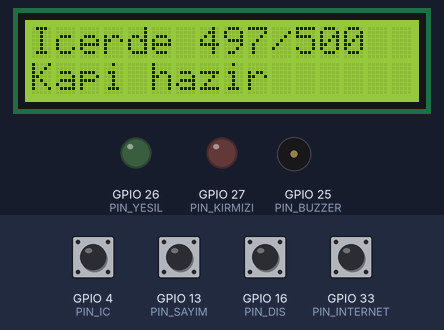
Bench run of a sketch on a simulated ESP32. Parts: 16×2 character LCD, output pins drawn as LEDs (lit = HIGH), buzzer (waves = sounding). The inputs (shaded band) are chosen by the test bench; at power-on: GPIO 4 (PIN_IC), GPIO 13 (PIN_SAYIM), GPIO 16 (PIN_DIS), GPIO 33 (PIN_INTERNET) HIGH. WiFi joins after 1.5 s; servers stay silent unless stated; the local clock reads 2024-03-15 10:24:30 at power-on unless the sketch sets it; no MQTT or app messages arrive unless stated; what the sketch prints to the serial monitor is not drawn.

Above: at 2.2 s.
2.3 s: GPIO 13 (PIN_SAYIM) pulled LOW for 0.15 s
At 3.9 s:
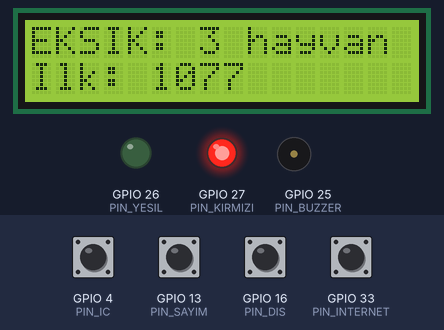
5.4 s: GPIO 4 (PIN_IC) pulled LOW for 0.15 s
At 7.1 s:
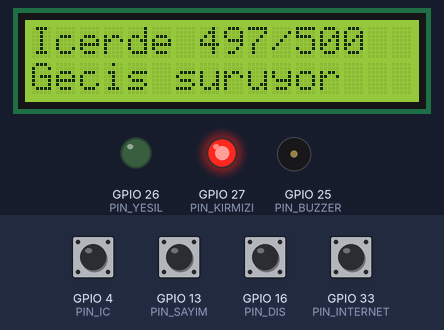
7.4 s: GPIO 16 (PIN_DIS) pulled LOW for 0.15 s
At 8.3 s:
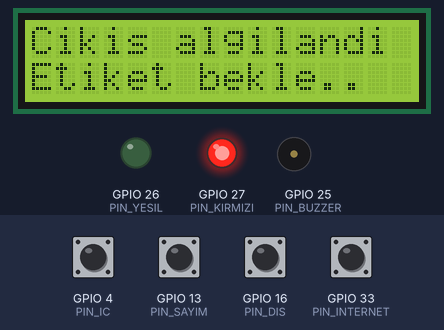
10.5 s: GPIO 33 (PIN_INTERNET) pulled LOW for 0.15 s
At 11.9 s:
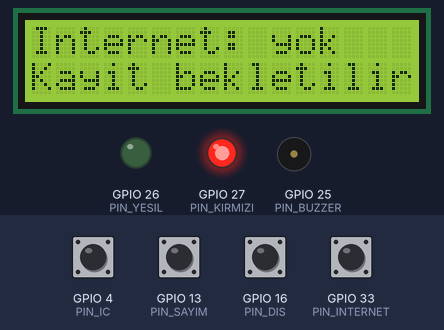
13.6 s: GPIO 33 (PIN_INTERNET) pulled LOW for 1 s
At 14.2 s:
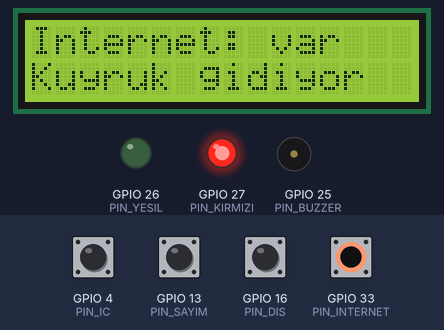
17.6 s: GPIO 16 (PIN_DIS) pulled LOW for 1 s
At 18.8 s:
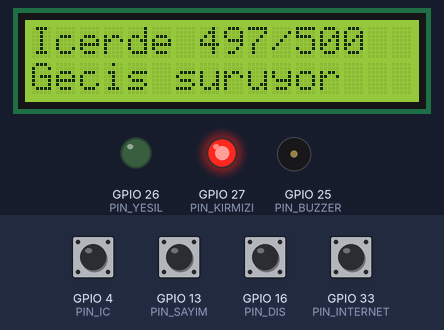
Timing chart, 0 to 24.0 s (numbered marks = the images above; inputs shaded):
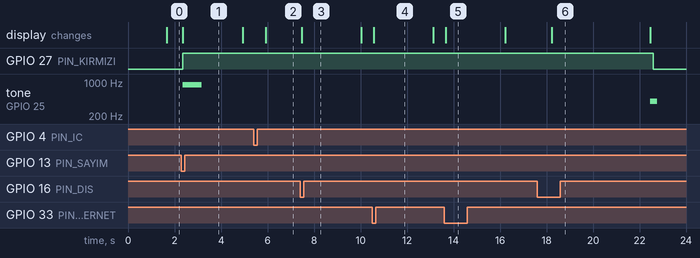

The sketch:

sketch.ino
```cpp
/*
 * Ağıl kapısı okuyucu (ESP32)
 * BIS505 Dönem Projesi · Ahmet ATAGÜL
 *
 * Tek sıra geçişli koridordan geçen hayvanın LED kimlik etiketinin kızılötesi kodunu okur,
 * giriş ve çıkışı sayar, akşam sayımında eksik hayvanları listeler ve kayıtları MQTT ile
 * sis düğümüne gönderir (mimarideki ② ve ⑥ akışları). Bağlantı yokken kayıtları sıra
 * numarasıyla bekletir, bağlantı gelince gönderir.
 *
 * Yön, koridorun iki ucundaki ışık bariyerlerinden bulunur: önce dış (mera tarafı) sonra iç
 * (ağıl tarafı) bariyer kesilirse GİRİŞ, tersi ÇIKIŞ. Etiket okuması ile geçiş birbirini 15 s bekler;
 * etiketsiz geçiş (etiket düşmüş, pili bitmiş) uyarı verir.
 *
 * Wokwi'de bir geçiş: "Dış bariyer" düğmesi -> kızılötesi alıcıya tıklayıp NEC adres/komut girin
 * -> "İç bariyer" düğmesi. Etiket no = adres x 256 + komut (örnek: 1318 -> adres 5, komut 38).
 * Güç: ağıldaki enerji biriminden (güneş paneli + akü) 5 V.
 *
 * Bağlantılar:
 *   IR alıcı DAT -> GPIO15      LCD (I2C) SDA -> GPIO21, SCL -> GPIO22
 *   Yeşil LED  -> GPIO26        Kırmızı LED -> GPIO27      Buzzer -> GPIO25
 *   Dış bariyer -> GPIO16      İç bariyer -> GPIO4
 *   "Sayımı kapat" düğmesi -> GPIO13      "İnternet aç/kapat" düğmesi -> GPIO33
 */
#include <WiFi.h>
#include <PubSubClient.h>
#include <IRremote.hpp>
#include <LiquidCrystal_I2C.h>
#include <time.h>
#include "kapi_sayim.h"

// ---------- ayarlar ----------
const char* WIFI_AG   = "Wokwi-GUEST";
const char* WIFI_SIFRE = "";
const char* BROKER    = "test.mosquitto.org";   // gösterim için genel broker; sahada sabit sis düğümündeki yerel broker
const uint16_t BROKER_PORT = 1883;
const char* KONU_KAPI  = "bis505-suru/agil1/kapi";
const char* KONU_SAYIM = "bis505-suru/agil1/sayim";
const char* KONU_DURUM = "bis505-suru/agil1/okuyucu";

const uint8_t PIN_IR = 15, PIN_YESIL = 26, PIN_KIRMIZI = 27, PIN_BUZZER = 25;
const uint8_t PIN_DIS = 16, PIN_IC = 4, PIN_SAYIM = 13, PIN_INTERNET = 33;

// Gösterim senaryosu: akşam dönüşü, üç hayvan henüz ağıla girmedi
const uint16_t DEMO_DISARIDA[] = { 1077, 1318, 1402 };

// ---------- nesneler ----------
LiquidCrystal_I2C lcd(0x27, 16, 2);
WiFiClient agIstemcisi;
PubSubClient mqtt(agIstemcisi);
kapi::Sayim sayim;
kapi::YonBulucu yonBulucu;

// Etiket okuması ile bariyer geçişi birbirini en çok PENCERE_MS bekler (hangisi önce gelirse)
const uint32_t PENCERE_MS = kapi::YonBulucu::PENCERE_MS;
uint16_t bekleyenNo = 0;     uint32_t bekleyenNoT = 0;
bool bekleyenGecis = false;  kapi::Yon bekleyenYon = kapi::GIRIS;  uint32_t bekleyenGecisT = 0;
uint16_t sonKayitNo = 0;     uint32_t sonKayitT = 0;   // etiketin aynı yayındaki 2. ve 3. çerçevesi için

bool internetAcik = true;        // "İnternet aç/kapat" düğmesiyle kesinti taklit edilir
uint32_t sonBaglantiDenemesi = 0;
uint32_t ekranDonus = 0;

// ---------- yardımcılar ----------
// Okumanın olay zamanı (NTP saati varsa); gönderim gecikse de olay zamanı korunur
String zamanDamgasi(uint32_t olayMs) {
  time_t simdi; time(&simdi);
  if (simdi < 1700000000) return String("");              // saat henüz alınmadı
  time_t olay = simdi - (time_t)((millis() - olayMs) / 1000);
  struct tm t; localtime_r(&olay, &t);
  char b[32];
  strftime(b, sizeof b, "%Y-%m-%dT%H:%M:%S+03:00", &t);
  return String(b);
}

void satir(uint8_t r, const char* s) {     // ekranı silmeden 16 karakterlik satır yaz
  char b[17];
  snprintf(b, sizeof b, "%-16s", s);
  lcd.setCursor(0, r);
  lcd.print(b);
}

void ekranOzet() {
  char s1[17], s2[17];
  snprintf(s1, sizeof s1, "Icerde %u/%u", sayim.icerde(), kapi::SURU);
  if (sayim.bekleyen()) snprintf(s2, sizeof s2, "Kuyruk %u%s", sayim.bekleyen(), internetAcik ? "" : " (yok)");
  else snprintf(s2, sizeof s2, "%s", yonBulucu.yarimGecis(millis()) ? "Gecis suruyor" : "Kapi hazir");
  satir(0, s1); satir(1, s2);
}

void ekranMesaj(const char* s1, const char* s2) {
  satir(0, s1); satir(1, s2);
  ekranDonus = millis() + 2500;
}

void isaret(bool iyi) {
  digitalWrite(iyi ? PIN_YESIL : PIN_KIRMIZI, HIGH);
  tone(PIN_BUZZER, iyi ? 2000 : 400, iyi ? 60 : 300);
  delay(120);
  digitalWrite(PIN_YESIL, LOW);
  digitalWrite(PIN_KIRMIZI, LOW);
}

bool baglan() {
  if (!internetAcik) return false;
  if (WiFi.status() != WL_CONNECTED) return false;
  if (mqtt.connected()) return true;
  if (millis() - sonBaglantiDenemesi < 5000) return false;      // 5 s'de bir dene
  sonBaglantiDenemesi = millis();
  String id = "agil1-okuyucu-" + String((uint32_t)ESP.getEfuseMac(), HEX);
  Serial.print("MQTT baglantisi... ");
  if (mqtt.connect(id.c_str(), KONU_DURUM, 0, true, "{\"durum\":\"kopuk\"}")) {
    Serial.println("tamam");
    mqtt.publish(KONU_DURUM, "{\"durum\":\"bagli\"}", true);
    return true;
  }
  Serial.printf("olmadi (kod %d)\n", mqtt.state());
  return false;
}

// kuyruktaki kayıtları sırayla gönder; gönderilemeyen kuyrukta kalır
void kuyruguGonder() {
  if (!baglan()) return;
  kapi::Kayit k;
  uint8_t tur = 0;
  while (sayim.ilkKayit(k) && tur++ < 20) {
    char b[160];
    snprintf(b, sizeof b, "{\"sira\":%lu,\"etiket\":%u,\"yon\":\"%s\",\"t\":\"%s\",\"t_ms\":%lu,\"icerde\":%u}",
             (unsigned long)k.sira, k.etiket, k.yon ? "giris" : "cikis", zamanDamgasi(k.zamanMs).c_str(),
             (unsigned long)k.zamanMs, sayim.icerde());
    if (!mqtt.publish(KONU_KAPI, b)) break;
    Serial.printf("Gonderildi: %s\n", b);
    sayim.ilkiSil();
  }
}

void sayimiKapat() {
  static uint16_t liste[kapi::SURU];
  uint16_t n = sayim.eksikler(liste, kapi::SURU);
  Serial.printf("\n=== Aksam sayimi: %u/%u icerde, %u eksik ===\n", sayim.icerde(), kapi::SURU, n);
  String json = "{\"icerde\":" + String(sayim.icerde()) + ",\"toplam\":" + String(kapi::SURU) + ",\"eksik\":[";
  for (uint16_t i = 0; i < n && i < 40; i++) {
    Serial.printf("  Eksik: LED %u\n", liste[i]);
    json += (i ? "," : "") + String(liste[i]);
  }
  json += "],\"t\":\"" + zamanDamgasi(millis()) + "\"}";
  char s2[17];
  if (n) {
    snprintf(s2, sizeof s2, "Ilk: %u", liste[0]);
    char s1[17]; snprintf(s1, sizeof s1, "EKSIK: %u hayvan", n);
    ekranMesaj(s1, s2);
    tone(PIN_BUZZER, 880, 800);
    digitalWrite(PIN_KIRMIZI, HIGH);
  } else {
    ekranMesaj("Sayim tamam", "Eksik yok");
    digitalWrite(PIN_KIRMIZI, LOW);
  }
  if (baglan()) mqtt.publish(KONU_SAYIM, json.c_str());
  else Serial.println("Sayim sonucu baglanti gelince gonderilecek (sis dugumu tamponu).");
}

// basit düğme okuma (düşen kenar)
bool basildi(uint8_t pin, bool& onceki) {
  bool simdi = digitalRead(pin) == LOW;
  bool kenar = simdi && !onceki;
  onceki = simdi;
  if (kenar) delay(30);
  return kenar;
}

// ---------- kurulum ----------
void setup() {
  Serial.begin(115200);
  pinMode(PIN_YESIL, OUTPUT);
  pinMode(PIN_KIRMIZI, OUTPUT);
  pinMode(PIN_DIS, INPUT_PULLUP);
  pinMode(PIN_IC, INPUT_PULLUP);
  pinMode(PIN_SAYIM, INPUT_PULLUP);
  pinMode(PIN_INTERNET, INPUT_PULLUP);

  lcd.init();
  lcd.backlight();
  ekranMesaj("Agil kapisi", "okuyucu basliyor");

  sayim.yeniGun();
  for (uint16_t no : DEMO_DISARIDA) sayim.disaridaIsaretle(no);

  IrReceiver.begin(PIN_IR, DISABLE_LED_FEEDBACK);

  WiFi.begin(WIFI_AG, WIFI_SIFRE, 6);
  mqtt.setServer(BROKER, BROKER_PORT);
  mqtt.setBufferSize(1024);                 // sayım iletisindeki eksik listesi için
  mqtt.setKeepAlive(60);                    // Wokwi gerçek zamanın ~%50'sinde koşunca broker bağlantıyı düşürmesin
  configTime(3 * 3600, 0, "pool.ntp.org");

  Serial.println("\nAgil kapisi okuyucu hazir.");
  Serial.println("Gecis: Dis bariyer -> kizilotesi aliciya kod -> Ic bariyer = GIRIS (tersi CIKIS).");
  Serial.println("Disarida bekleyen hayvanlar: 1077 (adres 4, komut 53), 1318 (adres 5, komut 38), 1402 (adres 5, komut 122)");
  ekranDonus = millis() + 1500;
}

// Eşleşen okuma + geçişi sayıma işler
void kaydet(uint16_t no, kapi::Yon yon, uint32_t t) {
  sonKayitNo = no; sonKayitT = t;
  kapi::Sonuc r = sayim.oku(no, yon, t);
  char s1[17], s2[17];
  switch (r) {
    case kapi::KAYDEDILDI:
      snprintf(s1, sizeof s1, "LED %u %s", no, yon ? "GIRIS" : "CIKIS");
      snprintf(s2, sizeof s2, "Icerde %u/%u", sayim.icerde(), kapi::SURU);
      Serial.printf("%s  -> %s\n", s1, s2);
      ekranMesaj(s1, s2); isaret(true);
      break;
    case kapi::TEKRAR_OKUMA:
      Serial.printf("LED %u: ayni gecisin tekrari, sayilmadi\n", no);
      break;
    case kapi::DURUM_AYNI:
      snprintf(s1, sizeof s1, "LED %u", no);
      ekranMesaj(s1, yon ? "Zaten icerde" : "Zaten disarida"); isaret(false);
      Serial.printf("LED %u: %s\n", no, yon ? "zaten icerde" : "zaten disarida");
      break;
    case kapi::TANIMSIZ:
      snprintf(s2, sizeof s2, "Kod %u", no);
      ekranMesaj("Tanimsiz etiket", s2); isaret(false);
      Serial.printf("Tanimsiz kod %u (surude yok)\n", no);
      break;
  }
}

// Kızılötesi alıcı bir etiket numarası okudu
void etiketOkundu(uint16_t no) {
  uint32_t t = millis();
  if (no == sonKayitNo && t - sonKayitT < kapi::TEKRAR_MS) return;     // aynı yayının tekrar çerçevesi
  if (bekleyenGecis && t - bekleyenGecisT <= PENCERE_MS) {            // geçiş önce algılanmıştı
    bekleyenGecis = false;
    kaydet(no, bekleyenYon, bekleyenGecisT);
    return;
  }
  if (no == bekleyenNo && t - bekleyenNoT < kapi::TEKRAR_MS) return;
  bekleyenNo = no; bekleyenNoT = t;
  char s1[17]; snprintf(s1, sizeof s1, "LED %u okundu", no);
  ekranMesaj(s1, "Bariyer bekle..");
  Serial.printf("LED %u okundu, bariyer gecisi bekleniyor\n", no);
}

// Bir ışık bariyeri kesildi
void bariyerKesildi(kapi::Bariyer b) {
  uint32_t t = millis();
  kapi::Yon yon;
  if (!yonBulucu.kesildi(b, t, yon)) {
    Serial.printf("%s bariyer kesildi\n", b == kapi::DIS ? "Dis" : "Ic");
    return;
  }
  Serial.printf("Gecis tamamlandi: %s\n", yon ? "GIRIS" : "CIKIS");
  if (bekleyenNo && t - bekleyenNoT <= PENCERE_MS) {                 // etiket önce okunmuştu
    uint16_t no = bekleyenNo; bekleyenNo = 0;
    kaydet(no, yon, t);
  } else {
    bekleyenGecis = true; bekleyenYon = yon; bekleyenGecisT = t;
    ekranMesaj(yon ? "Giris algilandi" : "Cikis algilandi", "Etiket bekle..");
  }
}

// ---------- ana döngü ----------
void loop() {
  static bool oSayim = false, oInternet = false, oDis = false, oIc = false;

  if (IrReceiver.decode()) {
    IRData& d = IrReceiver.decodedIRData;
    bool tekrar = d.flags & IRDATA_FLAGS_IS_REPEAT;
    if (d.protocol == NEC && !tekrar) etiketOkundu((uint16_t)((d.address & 0xFF) << 8) | (d.command & 0xFF));
    IrReceiver.resume();
  }

  if (basildi(PIN_DIS, oDis)) bariyerKesildi(kapi::DIS);
  if (basildi(PIN_IC, oIc)) bariyerKesildi(kapi::IC);

  // süresi dolan yarım eşleşmeler
  uint32_t simdi = millis();
  if (bekleyenGecis && simdi - bekleyenGecisT > PENCERE_MS) {
    bekleyenGecis = false;
    Serial.println("UYARI: etiketsiz gecis (etiket dusmus ya da pili bitmis olabilir)");
    ekranMesaj("Etiketsiz gecis!", "Etiketi kontrol");
    isaret(false);
  }
  if (bekleyenNo && simdi - bekleyenNoT > PENCERE_MS) {
    Serial.printf("LED %u okundu ama gecis tamamlanmadi (hayvan geri dondu)\n", bekleyenNo);
    bekleyenNo = 0;
  }

  if (basildi(PIN_SAYIM, oSayim)) sayimiKapat();
  if (basildi(PIN_INTERNET, oInternet)) {
    internetAcik = !internetAcik;
    if (!internetAcik && mqtt.connected()) mqtt.disconnect();
    Serial.println(internetAcik ? "Internet geri geldi: kuyruk gonderiliyor" : "Internet kesildi: kayitlar kuyrukta bekleyecek");
    ekranMesaj(internetAcik ? "Internet: var" : "Internet: yok", internetAcik ? "Kuyruk gidiyor" : "Kayit bekletilir");
  }

  kuyruguGonder();
  if (mqtt.connected()) mqtt.loop();

  // nabız: okuyucunun ayakta olduğunu 10 s'de bir sis düğümüne bildirir (yerel ağ, WAN'a çıkmaz)
  static uint32_t sonNabiz = 0;
  if (mqtt.connected() && millis() - sonNabiz > 10000) {
    sonNabiz = millis();
    char b[96];
    snprintf(b, sizeof b, "{\"durum\":\"bagli\",\"icerde\":%u,\"bekleyen\":%u}", sayim.icerde(), sayim.bekleyen());
    mqtt.publish(KONU_DURUM, b, true);
  }

  if (ekranDonus && millis() > ekranDonus) { ekranDonus = 0; ekranOzet(); }
  static uint32_t sonOzet = 0;
  if (!ekranDonus && millis() - sonOzet > 1000) { sonOzet = millis(); ekranOzet(); }
}
```

kapi_sayim.h
```cpp
// Ağıl kapısı sayım mantığı (donanımdan bağımsız; bilgisayarda birim testiyle denenebilir)
// BIS505 Dönem Projesi · Ahmet ATAGÜL
#pragma once
#include <stdint.h>
#include <string.h>

namespace kapi {

const uint16_t ILK_NO = 1000;          // sürü listesi: 1000-1499 numaralı etiketler
const uint16_t SURU = 500;
const uint32_t TEKRAR_MS = 3000;       // etiket kapıdan geçerken kodunu birkaç kez yayar; 3 s içindeki tekrar sayılmaz
const uint16_t KUYRUK = 512;           // bağlantı yokken bekleyen kayıt sayısı (bir günlük kapı geçişinin yarısı)

enum Yon : uint8_t { CIKIS = 0, GIRIS = 1 };
enum Sonuc : uint8_t { KAYDEDILDI = 0, TEKRAR_OKUMA, TANIMSIZ, DURUM_AYNI };

struct Kayit {
  uint32_t sira;       // sıra numarası: bulutta tekrar gelen kaydı elemek için
  uint16_t etiket;
  uint8_t  yon;
  uint32_t zamanMs;
};

class Sayim {
 public:
  void yeniGun() {                        // sabah: tüm sürü ağılda
    memset(icerde_, 0xFF, sizeof icerde_);
    icerdeSay_ = SURU;
    sonEtiket_ = 0; sonZaman_ = 0;
  }
  void disaridaIsaretle(uint16_t no) {    // demo için: akşam dönüşünde henüz girmemiş hayvanlar
    if (!gecerli(no)) return;
    uint16_t i = no - ILK_NO;
    if (icerdeMi(i)) { temizle(i); icerdeSay_--; }
  }
  bool gecerli(uint16_t no) const { return no >= ILK_NO && no < ILK_NO + SURU; }

  Sonuc oku(uint16_t no, Yon yon, uint32_t simdiMs) {
    if (!gecerli(no)) return TANIMSIZ;
    if (no == sonEtiket_ && simdiMs - sonZaman_ < TEKRAR_MS) { sonZaman_ = simdiMs; return TEKRAR_OKUMA; }
    sonEtiket_ = no; sonZaman_ = simdiMs;
    uint16_t i = no - ILK_NO;
    bool ic = icerdeMi(i);
    if (yon == GIRIS) { if (ic) return DURUM_AYNI; ayarla(i); icerdeSay_++; }
    else              { if (!ic) return DURUM_AYNI; temizle(i); icerdeSay_--; }
    kuyrugaEkle(no, yon, simdiMs);
    return KAYDEDILDI;
  }

  uint16_t icerde() const { return icerdeSay_; }
  uint16_t disarida() const { return SURU - icerdeSay_; }

  // ağılda olmayan etiketler (en fazla max tane)
  uint16_t eksikler(uint16_t* out, uint16_t max) const {
    uint16_t n = 0;
    for (uint16_t i = 0; i < SURU && n < max; i++) if (!icerdeMi(i)) out[n++] = ILK_NO + i;
    return n;
  }

  // buluta/broker'a gönderilecek kayıtlar (önce giren önce çıkar)
  uint16_t bekleyen() const { return adet_; }
  bool ilkKayit(Kayit& k) const { if (!adet_) return false; k = kuyruk_[bas_]; return true; }
  void ilkiSil() { if (adet_) { bas_ = (bas_ + 1) % KUYRUK; adet_--; } }
  uint32_t kayipKayit() const { return tasan_; }

 private:
  uint8_t icerde_[(SURU + 7) / 8];
  uint16_t icerdeSay_ = 0;
  uint16_t sonEtiket_ = 0;
  uint32_t sonZaman_ = 0;
  uint32_t sira_ = 0;
  Kayit kuyruk_[KUYRUK];
  uint16_t bas_ = 0, adet_ = 0;
  uint32_t tasan_ = 0;

  bool icerdeMi(uint16_t i) const { return (icerde_[i >> 3] >> (i & 7)) & 1; }
  void ayarla(uint16_t i) { icerde_[i >> 3] |= (uint8_t)(1u << (i & 7)); }
  void temizle(uint16_t i) { icerde_[i >> 3] &= (uint8_t)~(1u << (i & 7)); }
  void kuyrugaEkle(uint16_t no, Yon yon, uint32_t t) {
    if (adet_ == KUYRUK) { ilkiSil(); tasan_++; }      // kuyruk dolarsa en eski kayıt düşer ve sayılır
    uint16_t son = (bas_ + adet_) % KUYRUK;
    kuyruk_[son] = Kayit{ ++sira_, no, (uint8_t)yon, t };
    adet_++;
  }
};

// Geçiş yönü: koridorun iki ucunda birer ışık bariyeri vardır (dış: mera tarafı, iç: ağıl tarafı).
// Hayvan önce dış sonra iç bariyeri keserse GİRİŞ, tersi ÇIKIŞ. Sabah/akşam bilgisine gerek kalmaz;
// gün ortasında geri dönen ya da kapıdan dönüp çıkan hayvan da doğru sayılır.
enum Bariyer : uint8_t { DIS = 0, IC = 1 };

class YonBulucu {
 public:
  static const uint32_t PENCERE_MS = 15000;   // iki bariyer arası en uzun süre (yavaş yürüyen hayvan)
  // Bir bariyer kesildi. Geçiş tamamlandıysa true döner ve yönü yazar.
  bool kesildi(Bariyer b, uint32_t t, Yon& yon) {
    if (ilkVar_ && b != ilk_ && t - ilkT_ <= PENCERE_MS) {
      yon = (ilk_ == DIS) ? GIRIS : CIKIS;
      ilkVar_ = false;
      return true;
    }
    ilk_ = b; ilkT_ = t; ilkVar_ = true;      // ilk bariyer (ya da aynı bariyer yeniden: hayvan geri döndü)
    return false;
  }
  bool yarimGecis(uint32_t t) const { return ilkVar_ && t - ilkT_ <= PENCERE_MS; }

 private:
  Bariyer ilk_ = DIS;
  uint32_t ilkT_ = 0;
  bool ilkVar_ = false;
};

}  // namespace kapi
```

Measured:
- after the input at 2.3 s, GPIO 27 (PIN_KIRMIZI): LOW → HIGH after 0.06 s; tone on GPIO 25 (PIN_BUZZER): silent → 880 Hz after 0.06 s, → silent 0.80 s later; the display: changes after 0.07 s (image 1)
- after the input at 5.4 s, the display: changes after 0.53 s (image 2)
- after the input at 7.4 s, the display: changes after 0.06 s (image 3)
- after the input at 10.5 s, the display: changes after 0.06 s (image 4)
- after the input at 13.6 s, the display: changes after 0.06 s (image 5)
- after the input at 17.6 s, the display: changes after 0.63 s (image 6)
